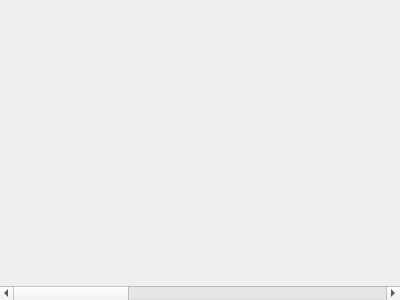
<?xml version="1.0" encoding="UTF-8"?>
<ui version="4.0">
 <class>Form</class>
 <widget class="QWidget" name="Form">
  <property name="geometry">
   <rect>
    <x>0</x>
    <y>0</y>
    <width>400</width>
    <height>300</height>
   </rect>
  </property>
  <property name="windowTitle">
   <string>Form</string>
  </property>
  <layout class="QHBoxLayout" name="horizontalLayout">
   <property name="leftMargin">
    <number>0</number>
   </property>
   <property name="topMargin">
    <number>0</number>
   </property>
   <property name="rightMargin">
    <number>0</number>
   </property>
   <property name="bottomMargin">
    <number>0</number>
   </property>
   <item>
    <layout class="QVBoxLayout" name="verticalLayout">
     <item>
      <widget class="QTableWidget" name="tabular">
       <property name="sizePolicy">
        <sizepolicy hsizetype="Expanding" vsizetype="Preferred">
         <horstretch>0</horstretch>
         <verstretch>0</verstretch>
        </sizepolicy>
       </property>
       <property name="font">
        <font>
         <pointsize>12</pointsize>
        </font>
       </property>
       <property name="styleSheet">
        <string notr="true">QTableWidget {background-color: transparent;}</string>
       </property>
       <property name="frameShape">
        <enum>QFrame::NoFrame</enum>
       </property>
       <property name="frameShadow">
        <enum>QFrame::Plain</enum>
       </property>
       <property name="lineWidth">
        <number>0</number>
       </property>
       <property name="sizeAdjustPolicy">
        <enum>QAbstractScrollArea::AdjustToContents</enum>
       </property>
       <property name="editTriggers">
        <set>QAbstractItemView::NoEditTriggers</set>
       </property>
       <property name="selectionMode">
        <enum>QAbstractItemView::NoSelection</enum>
       </property>
       <property name="showGrid">
        <bool>false</bool>
       </property>
       <property name="columnCount">
        <number>13</number>
       </property>
       <attribute name="horizontalHeaderVisible">
        <bool>false</bool>
       </attribute>
       <attribute name="horizontalHeaderMinimumSectionSize">
        <number>20</number>
       </attribute>
       <attribute name="verticalHeaderVisible">
        <bool>false</bool>
       </attribute>
       <row>
        <property name="text">
         <string>Test</string>
        </property>
       </row>
       <column>
        <property name="text">
         <string>Delete</string>
        </property>
       </column>
       <column>
        <property name="text">
         <string/>
        </property>
       </column>
       <column>
        <property name="text">
         <string>Intent Label</string>
        </property>
       </column>
       <column>
        <property name="text">
         <string/>
        </property>
       </column>
       <column>
        <property name="text">
         <string>Intent</string>
        </property>
       </column>
       <column>
        <property name="text">
         <string/>
        </property>
       </column>
       <column>
        <property name="text">
         <string>Slot Label</string>
        </property>
       </column>
       <column>
        <property name="text">
         <string/>
        </property>
       </column>
       <column>
        <property name="text">
         <string>Slot</string>
        </property>
       </column>
       <column>
        <property name="text">
         <string/>
        </property>
       </column>
       <column>
        <property name="text">
         <string>Value Label</string>
        </property>
       </column>
       <column>
        <property name="text">
         <string/>
        </property>
       </column>
       <column>
        <property name="text">
         <string>Value</string>
        </property>
       </column>
      </widget>
     </item>
    </layout>
   </item>
  </layout>
 </widget>
 <resources/>
 <connections/>
</ui>
